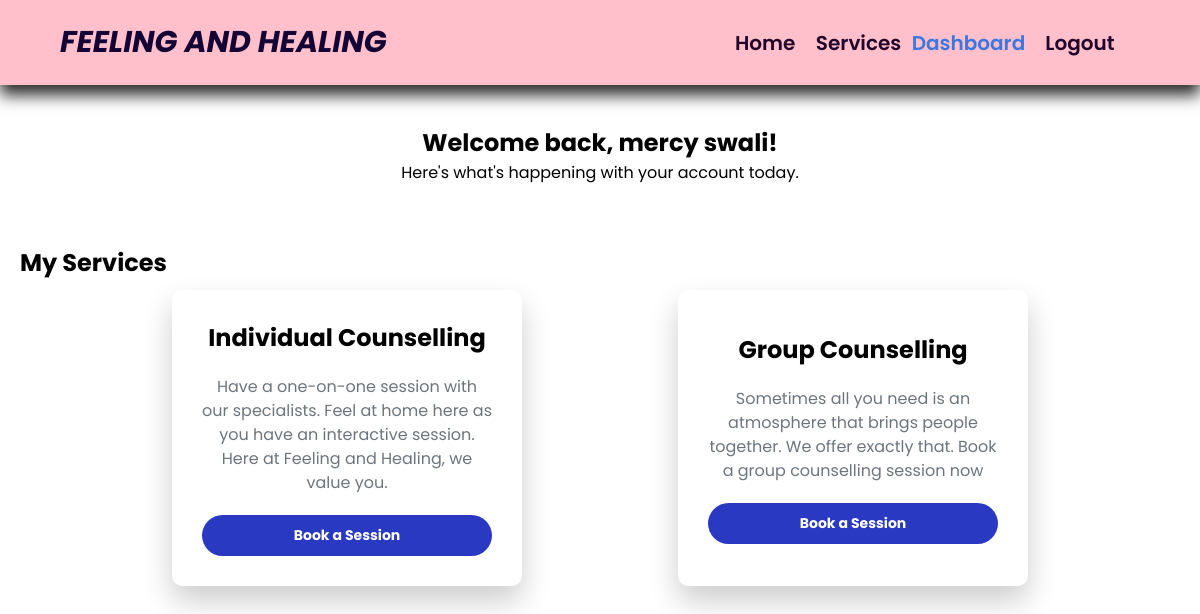
The page /ClientDashboard (signed in) on the database as committed earlier.
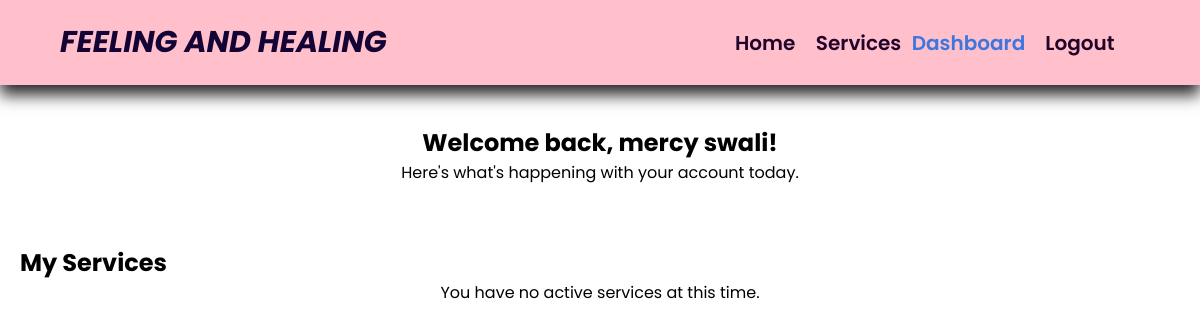
The same page on the database as committed later.
### project/models.py (models this page shows)
class User(UserMixin, db.Model):
    id = db.Column(db.Integer, primary_key=True) # primary keys are required by SQLAlchemy
    email = db.Column(db.String(100), unique=True)
    password = db.Column(db.String(100))
    name = db.Column(db.String(1000))
    role = db.Column(db.String(50))
    bookings = db.relationship('Booking', backref='user', lazy='dynamic')

class Service(db.Model):
    id = db.Column(db.Integer, primary_key=True)
    name = db.Column(db.String(100), nullable=False)
    description = db.Column(db.Text, nullable=True)
    is_active = db.Column(db.Boolean, default=True, nullable=False)
    bookings = db.relationship('Booking', backref='service', lazy='dynamic')

### project/main.py (the view)
@main.route('/ClientDashboard')
@login_required
def clientDashboard():
    if current_user.role != 'client':
        abort(403)  # Forbids access if the current user is not a client
    subscribed_services = [subscription.service for subscription in current_user.subscriptions]
    available_time_slots = create_available_time_slots()
    return render_template('clientDashboard.html', name=current_user.name,
                           active_page='clientDashboard', services=subscribed_services,
                           available_time_slots=available_time_slots)

### project/__init__.py (called while the page is built)
def create_app():
    app = Flask(__name__)
    app.config['SECRET_KEY'] = secrets.token_hex(16)
    app.config['SQLALCHEMY_DATABASE_URI'] = 'sqlite:///db.sqlite'
    db.init_app(app)
    migrate.init_app(app, db)
    login_manager.login_view = 'auth.login'
    login_manager.init_app(app)
    from project import models
    from .models import User
    @login_manager.user_loader
    def load_user(user_id):
        return User.query.get(int(user_id))
    from .auth import auth as auth_blueprint
    app.register_blueprint(auth_blueprint)
    from .services import services as services_blueprint
    app.register_blueprint(services_blueprint)
    from .reports import reports as reports_blueprint
    app.register_blueprint(reports_blueprint)
    from .main import main as main_blueprint
    app.register_blueprint(main_blueprint)
    return app

### project/services.py (called while the page is built)
def create_available_time_slots():
    available_time_slots = []
    current_time = datetime.now()
    start_time = current_time.replace(hour=9, minute=0, second=0, microsecond=0)
    for day in range(7):
        for hour in range(9, 17, 2):
            time_slot = start_time + timedelta(days=day, hours=hour - start_time.hour)
            if time_slot > current_time:
                available_time_slots.append(time_slot)
            else:
                continue
    return available_time_slots

### project/templates/clientDashboard.html (shortened to what this page needs)
{% extends 'base.html' %}
{% block head %}
    {{super()}}
  <link rel="stylesheet" href="/static/css/dashboard/client.css">
{% endblock %}
{% block content %}
    <div class="welcome-banner">
        <h2>Welcome back, {{ current_user.name }}!</h2>
        <p>Here's what's happening with your account today.</p>
    </div>
    <div class="services-div">
        <h2>My Services</h2>
        <div class="services">
            {% if services %}
                {% for service in services %}
                    <div class="services-card">
                        <h2><strong>{{ service.name }}</strong></h2>
                        <p>{{ service.description }}</p>
                        <button type="button"
                            onclick="openForm('booking-form-{{ service.id }}')">
                            Book a Session
                        </button>
                    </div>
                {% endfor %}
            {% else %}
                <p>You have no active services at this time.</p>
            {% endif %}
        </div>
    </div>
{% endblock %}

### project/templates/base.html (shortened to what this page needs)
<!DOCTYPE html>
<html lang="en">
<head>
    {% block head %}
    <link rel="stylesheet" href="/static/css/main.css">
    <link rel="stylesheet" href="https://maxst.icons8.com/vue-static/landings/line-awesome/line-awesome/1.3.0/css/line-awesome.min.css">
    <link rel="stylesheet" href="https://cdnjs.cloudflare.com/ajax/libs/font-awesome/6.5.1/css/all.min.css" />
    {% endblock %}
</head>
<body onload="getClientTimezoneOffset()">
    <section id="section1" class="header">
        <div class="nav-part1">
        <a href="#" class="logo"><h1> FEELING AND HEALING </h1></a>
        </div>
        <div>
            <ul id="nav-bar" class="nav">
                <li><a class="nav-item {{ 'active' if active_page == 'home' else '' }}"
                    href="{{url_for('main.home')}}">
                     Home</a></li>
                <li><a class="nav-item {{ 'active' if active_page == 'services' else '' }}"
                    href="{{url_for('main.services')}}">
                    Services </a></li>
                {% if current_user.is_authenticated %}
                    {% if current_user.role == 'client' %}
                        <a class="nav-item {{ 'active' if active_page == 'clientDashboard' else '' }}"
                        href="{{ url_for('main.clientDashboard') }}">Dashboard</a>
                    {% elif current_user.role == 'staff' %}
                        <a class="nav-item {{ 'active' if active_page == 'staffDashboard' else '' }}"
                        href="{{ url_for('main.staffDashboard') }}">Dashboard</a>
                    {% endif %}
                {% endif %}
                {% if current_user.is_authenticated %}
                <li><a class="nav-item {{ 'active' if active_page == 'logout' else '' }}"
                    href="{{url_for('auth.logout')}}">
                     Logout </a></li>
                {% endif %}
            </ul>
        </div>
    </section>
    <div class="content">
        {% block content %} {% endblock %}
    </div>
    </body>
</html>

### project/static/css/main.css (style rules this page uses)
* { box-sizing: border-box; margin: 0; padding: 0; font-family: "Poppins", sans-serif; }
body { min-height: 100%; width: 100%; font-family: sans-serif; }
* a { text-decoration: none; }
#section1 { background-color: pink; }
.header { display: flex; justify-content: space-between; align-items: center; padding: 20px 60px; box-shadow: 0 10px 15px rgba(0, 0, 0, 0.844); background-color:beige ; z-index: 10; position: sticky; left:0; top: 0; }
.logo h1 { font-size: 30px; text-decoration: double; color: rgb(20, 3, 53); font-style: italic; }
#nav-bar { display: flex; align-items: center; justify-content: center; margin-right: 10px; }
#nav-bar li { padding: 0 10px; position: relative; list-style: none; }
#nav-bar a { font-size: 20px; font-weight: 600; color:rgb(34, 4, 43); text-decoration: none; }
.nav { padding-right: 5px; }
.nav-item:not(:last-child) { margin-right: 10px; }
#nav-bar a:hover, #nav-bar a.active { color:rgba(23, 104, 225, 0.841); transition: .5s ease; }
.nav-item { margin-right: 0.5px; transition: background-color 0.5s ease, color 0.5s ease; }
.nav-item:hover, .nav-item.active { color: rgba(23, 104, 225, 0.841); }
.active { color:rgba(23, 104, 225, 0.841); transition: .5s ease; }

### project/static/css/dashboard/client.css (style rules this page uses)
.welcome-banner { border-radius: 5px; padding: 20px; margin: 20px 0; text-align: center; }
.services-div { max-width: 1200px; margin: 0 auto; padding: 20px; }
.services { display: flex; justify-content: space-evenly; flex-wrap: wrap; width:800px; flex-direction: row; margin: 0 auto; width: 100%; }

Rows that differ between the two databases and show on the page:
removed Service: name "Individual Counselling", description "Have a one-on-one session with our specialists. Feel at home here as you have an interactive session. Here at Feeling and Healing, we value you."
removed Service: name "Group Counselling", description "Sometimes all you need is an atmosphere that brings people together. We offer exactly that. Book a group counselling session now"
Other text that changed with them:
text now shown: "You have no active services at this time."
